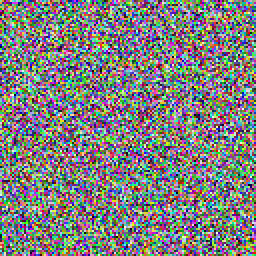
%> input picture Encrypted_Images/128_LM_encrypted.png, 128 x 128 px (shown 2 times larger)
$ octave PSNR_Analysis.m   (GNU Octave 9; MATLAB toolbox functions it lacks are replaced by stand-ins)
%> lines starting %> are read from the running program, lines starting %| are printed output that depends on the picture
clc
encrypted_image = imread("128_LM_encrypted.png");
%> encrypted_image is the input picture: size 128x128x3 uint8; mean R, G, B 127.3, 127.3, 127.3
plain_image = imread("128 x 128.png");
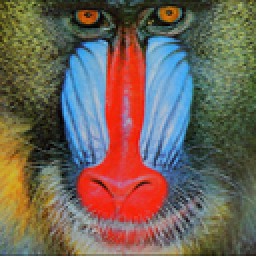
%> input picture image_dataset/128 x 128.png, 128 x 128 px (shown 2 times larger)
%> plain_image is the input picture: size 128x128x3 uint8; mean R, G, B 112.2, 99.5, 87.8
%encrypted image components
encrypted_R = double(encrypted_image(:, :, 1));
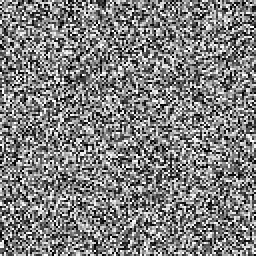
%> encrypted_R: size 128x128 double (shown 2 times larger); min 0, max 255, mean 127.3
encrypted_G = double(encrypted_image(:, :, 2));
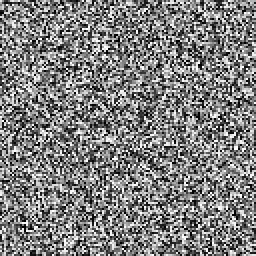
%> encrypted_G: size 128x128 double (shown 2 times larger); min 0, max 255, mean 127.3; mean of the top-left, top-right, bottom-left and bottom-right quarters 127.5, 126.7, 127.4, 127.5
encrypted_B = double(encrypted_image(:, :, 3));
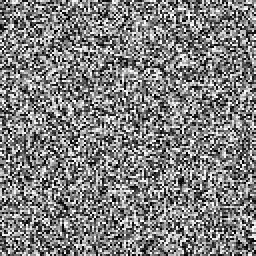
%> encrypted_B: size 128x128 double (shown 2 times larger); min 0, max 255, mean 127.3; mean of the top-left, top-right, bottom-left and bottom-right quarters 128.6, 128.1, 125.8, 126.5
%plain image components
original_R = double(plain_image(:, :, 1));
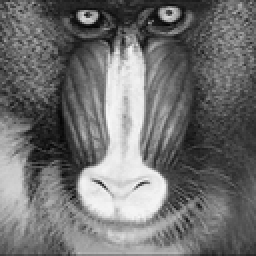
%> original_R: size 128x128 double (shown 2 times larger); min 5, max 249, mean 112.2
original_G = double(plain_image(:, :, 2));
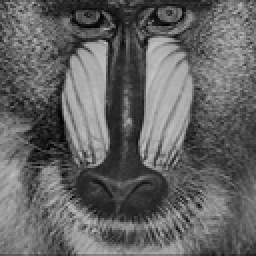
%> original_G: size 128x128 double (shown 2 times larger); min 0, max 196, mean 99.5
original_B = double(plain_image(:, :, 3));
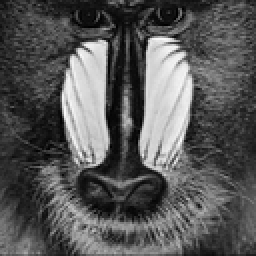
%> original_B: size 128x128 double (shown 2 times larger); min 0, max 251, mean 87.8
% MSE for each channel
mseR = sum(sum((original_R - encrypted_R).^2)) / numel(original_R);
%> mseR = 9134
mseG = sum(sum((original_G - encrypted_G).^2)) / numel(original_G);
%> mseG = 8117
mseB = sum(sum((original_B - encrypted_B).^2)) / numel(original_B);
%> mseB = 10856.9

% Calculate PSNR for each channel
maxPixelValue = 255;
psnrR = 10 * log10((maxPixelValue^2) / mseR);
%> psnrR = 8.52
psnrG = 10 * log10((maxPixelValue^2) / mseG);
%> psnrG = 9.04
psnrB = 10 * log10((maxPixelValue^2) / mseB);
%> psnrB = 7.77

fprintf('Red Channel:\n');
fprintf('  MSE: %.2f\n', mseR);
%|   MSE: 9134.01
fprintf('  PSNR: %.2f dB\n', psnrR);
%|   PSNR: 8.52 dB
fprintf('Green Channel:\n');
fprintf('  MSE: %.2f\n', mseG);
%|   MSE: 8117.05
fprintf('  PSNR: %.2f dB\n', psnrG);
%|   PSNR: 9.04 dB
fprintf('Blue Channel:\n');
fprintf('  MSE: %.2f\n', mseB);
%|   MSE: 10856.92
fprintf('  PSNR: %.2f dB\n', psnrB);
%|   PSNR: 7.77 dB
